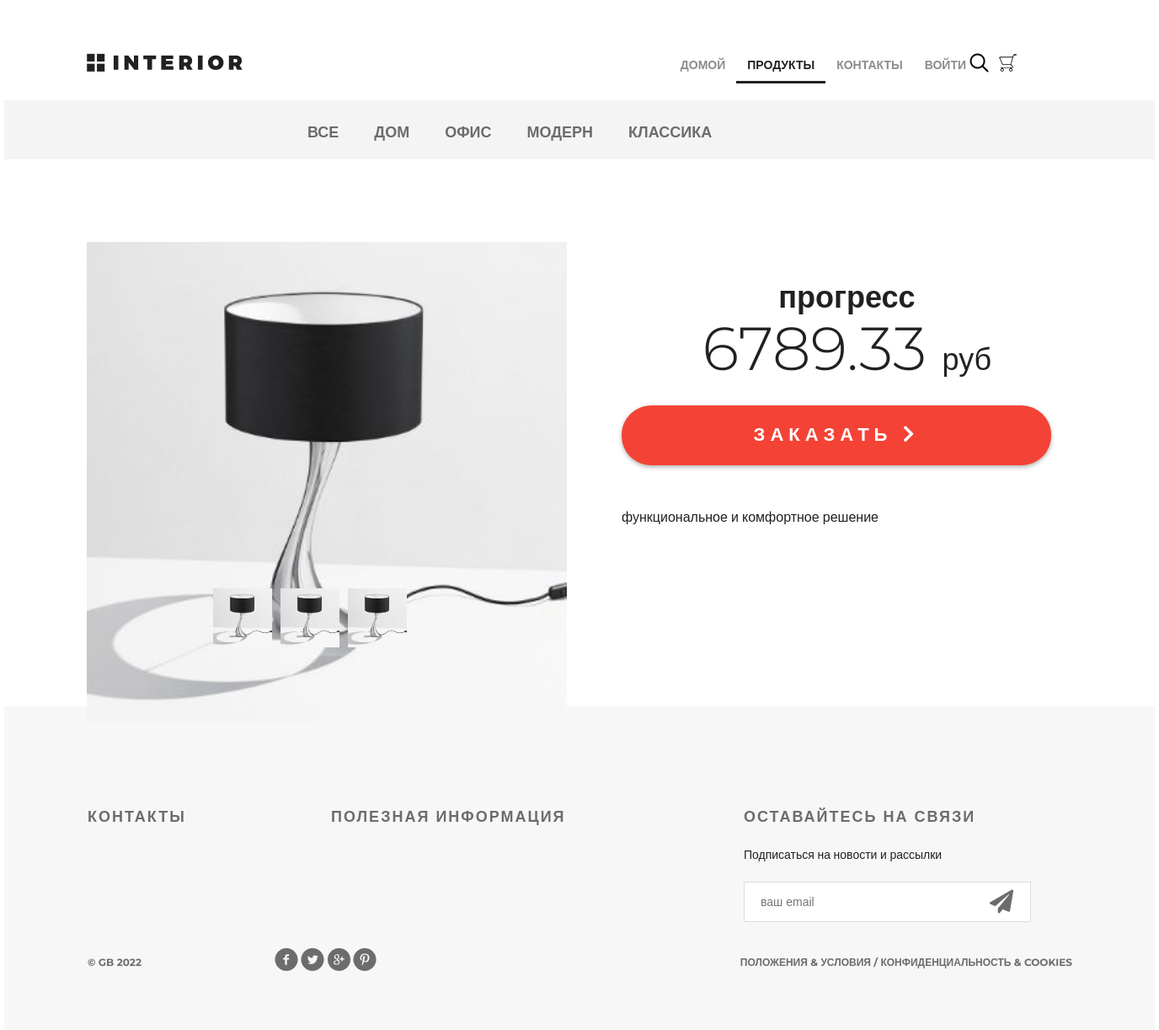
The app's page /products/product/7/ with its own data.
### mainapp/models.py (models this page shows, shortened)
class ProductCategory(models.Model):
    name = models.CharField(verbose_name="имя", max_length=64, unique=True)
    description = models.TextField(verbose_name="описание", blank=True)
    is_active = models.BooleanField(verbose_name="категория активна", default=True)

class Product(models.Model):
    category = models.ForeignKey(ProductCategory, on_delete=models.CASCADE)
    name = models.CharField(verbose_name="имя продукта", max_length=128)
    image = models.ImageField(upload_to="products_images", blank=True)
    short_desc = models.CharField(verbose_name="краткое описание продукта", max_length=60, blank=True)
    description = models.TextField(verbose_name="описание продукта", blank=True)
    price = models.DecimalField(verbose_name="цена продукта", max_digits=8, decimal_places=2, default=0)
    quantity = models.PositiveIntegerField(verbose_name="количество на складе", default=0)
    is_active = models.BooleanField(verbose_name="продукт активен", default=True)

### mainapp/views.py (the view)
# urls.py: path("product/<int:pk>/", mainapp.product, name="product"),
def product(request, pk):
    title = "продукты"
    content = {
        "title": title,
        "links_menu": ProductCategory.objects.filter(is_active=True),
        "product": get_object_or_404(Product, pk=pk),
        "basket": get_basket(request.user),
        "media_url": settings.MEDIA_URL,
    }
    return render(request, "mainapp/product.html", content)

### mainapp/views.py (called while the page is built)
def get_basket(user):
    if user.is_authenticated:
        return Basket.objects.filter(user=user)
    else:
        return []

### mainapp/templates/mainapp/product.html (shortened to what this page needs)
{% extends 'mainapp/base.html' %}
{% load static %}
{% block menu %}
<div class="hero-white">
    <div class="header clearfix">
        {% include 'mainapp/includes/inc_menu.html' %}
    </div>
</div>
{% endblock %}
{% block content %}
<div class="details">
    <div class="links clearfix">
        {% include 'mainapp/includes/inc_categories_menu.html' %}
    </div>
    <div class="details-products">
        <div class="details-slider">
            <div class="slider-product">
                <img src="{{ media_url }}{{ product.image }}" alt="{{ product.short_desc }}">
            </div>
            <div class="slider-control">
                <div class="block">
                    <a href="#"><img src="{{ media_url }}{{ product.image }}" alt="вариант 1">
                    </a>
                </div>
                <div class="block">
                    <a href="#"><img src="{{ media_url }}{{ product.image }}" alt="вариант 2">
                    </a>
                </div>
                <div class="block">
                    <a href="#"><img src="{{ media_url }}{{ product.image }}" alt="вариант 3">
                    </a>
                </div>
            </div>
        </div>
        <div class="description">
            <h3 class="big-bold">{{ product.name }}</h3>
            <br>
            <p class="price"> {{ product.price }} <span>руб</span></p>
            <a href="{% url 'basket:add' product.pk %}" class="red-button">
                заказать
                <i class="fa fa-chevron-right" aria-hidden="true"></i>
            </a>
            <div class="description-text">
                {{ product.description }}
            </div>
        </div>
    </div>
</div>
<div class="clr"></div>
{% endblock content %}

### mainapp/templates/mainapp/includes/inc_categories_menu.html
<ul class="links-menu">
    <li>
        <a href="{% url 'products:category' pk=0 %}"
            class="{% if request.resolver_match.kwargs.pk == 0 %}active{% endif %}">
            все
        </a>
    </li>
    {% for link in links_menu %}
    <li>
        <a href="{% url 'products:category' link.pk %}"
            class="{% if request.resolver_match.kwargs.pk == link.pk %}active{% endif %}">
            {{ link.name }}
        </a>
    </li>
    {% endfor %}
</ul>

### static/style.css (style rules this page uses)
* { margin: 0; padding: 0; }
body { font-family: 'Montserrat', sans-serif; }
html, body { height: 100%; }
.slider-control .block a img { width: 70px; }
.clr { height: 384px; }
.clearfix:after { content: ""; display: block; clear: both; }
.big-bold { color: #212121; font-size: 36px; font-weight: 700; text-align: left; margin-bottom: 24px; line-height: 36px; }
.hero-white { background-color: #fff; height: 119px; padding-left: 98px; padding-right: 211px; position: relative; }
.links { height: 70px; background-color: #f4f4f4; position: relative; padding-left: 360px; }
.links-menu { margin: 27px auto 0px; position: absolute; }
.links-menu li { float: left; list-style-type: none; padding-right: 42px; }
.links-menu li a { text-decoration: none; color: #6c6c6c; font-size: 18px; font-weight: 700; text-transform: uppercase; }
.details-products { padding-left: 98px; padding-right: 98px; margin-top: 98px; height: 551px; }
.details-slider { width: 570px; float: left; margin-right: 30px; }
.slider-product { width: 570px; height: 400px; }
.slider-product img { width: 100%; }
.slider-control { width: 420px; height: 70px; margin: 11px auto 0px; padding-left: 150px }
.slider-control .block { height: 70px; width: 70px; position: relative; float: left; margin-right: 10px; }
.description { width: 535px; float: right; padding-left: 35px }
.description .big-bold { color: #212121; font-size: 36px; font-weight: 700; text-align: center; margin-top: 47px; margin-bottom: 0px; }
.description .price { color: #212121; font-size: 72px; font-weight: 300; line-height: 48px; text-align: center; }
.description .price span { color: #212121; font-size: 36px; font-weight: 300; line-height: 48px; text-align: center; }
.red-button { display: block; height: 71px; width: 510px; border-radius: 35px; background-color: #f44336; text-align: center; text-transform: uppercase; text-decoration: none; color: #ffffff; font-size: 22px; font-weight: 700; line-height: 24px; box-shadow: 0px 2px 4.85px 0.15px rgba(33, 33, 33, 0.35); line-height: 70px; letter-spacing: 6px; margin-top: 31px; }
.description-text { margin-top: 50px; color: #212121; font-size: 16px; font-weight: 300; line-height: 24px; text-align: left; }

### records on screen
ProductCategory: name "ДОМ"
ProductCategory: name "ОФИС"
ProductCategory: name "МОДЕРН"
ProductCategory: name "КЛАССИКА"
Product: image (picture), name "прогресс", price "6789.33", description "функциональное и комфортное решение"
